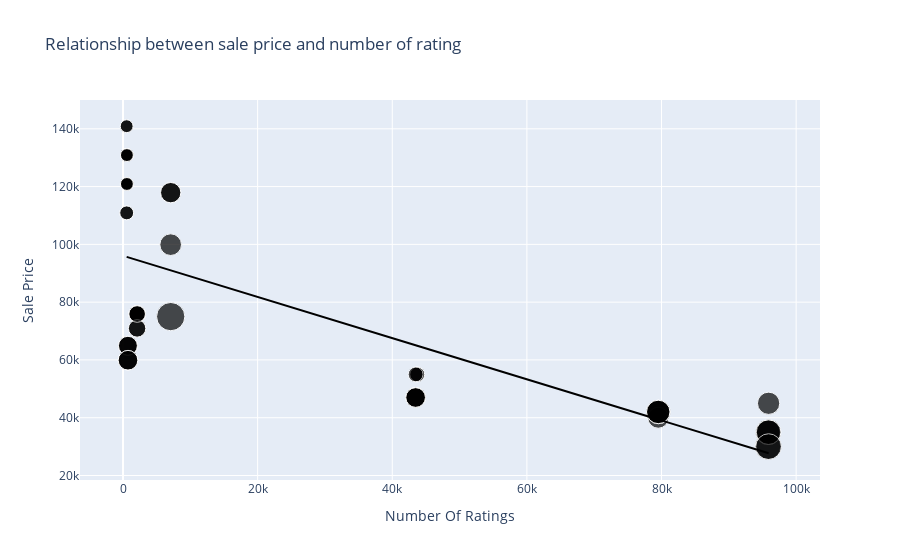

The code cell stored with this chart in its notebook:
### Code cell
#sales price vs ratings
figure=px.scatter(data_frame = data, x = "Number Of Ratings", y = "Sale Price", size="Discount Percentage", trendline = "ols", title = "Relationship between sale price and number of rating",color_discrete_sequence=['black'])
figure.show()
